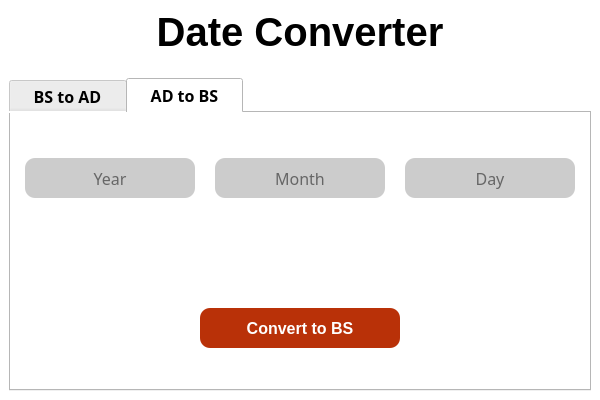
<?xml version="1.0" encoding="UTF-8"?>
<ui version="4.0">
 <class>MainWindow</class>
 <widget class="QMainWindow" name="MainWindow">
  <property name="geometry">
   <rect>
    <x>0</x>
    <y>0</y>
    <width>600</width>
    <height>400</height>
   </rect>
  </property>
  <property name="sizePolicy">
   <sizepolicy hsizetype="Fixed" vsizetype="Fixed">
    <horstretch>0</horstretch>
    <verstretch>0</verstretch>
   </sizepolicy>
  </property>
  <property name="minimumSize">
   <size>
    <width>600</width>
    <height>400</height>
   </size>
  </property>
  <property name="maximumSize">
   <size>
    <width>600</width>
    <height>400</height>
   </size>
  </property>
  <property name="windowTitle">
   <string>Date Converter</string>
  </property>
  <property name="windowIcon">
   <iconset resource="resources.qrc">
    <normaloff>:/images/date_converter_icon.png</normaloff>:/images/date_converter_icon.png</iconset>
  </property>
  <property name="styleSheet">
   <string notr="true">background-color: rgb(255, 255, 255);</string>
  </property>
  <property name="inputMethodHints">
   <set>Qt::ImhDialableCharactersOnly|Qt::ImhDigitsOnly|Qt::ImhFormattedNumbersOnly|Qt::ImhPreferNumbers</set>
  </property>
  <property name="iconSize">
   <size>
    <width>50</width>
    <height>50</height>
   </size>
  </property>
  <widget class="QWidget" name="centralwidget">
   <layout class="QVBoxLayout" name="verticalLayout_2">
    <item>
     <widget class="QLabel" name="label">
      <property name="font">
       <font>
        <pointsize>30</pointsize>
        <weight>75</weight>
        <bold>true</bold>
       </font>
      </property>
      <property name="styleSheet">
       <string notr="true"/>
      </property>
      <property name="text">
       <string>Date Converter</string>
      </property>
      <property name="alignment">
       <set>Qt::AlignCenter</set>
      </property>
     </widget>
    </item>
    <item>
     <spacer name="verticalSpacer">
      <property name="orientation">
       <enum>Qt::Vertical</enum>
      </property>
      <property name="sizeType">
       <enum>QSizePolicy::Minimum</enum>
      </property>
      <property name="sizeHint" stdset="0">
       <size>
        <width>443</width>
        <height>17</height>
       </size>
      </property>
     </spacer>
    </item>
    <item>
     <widget class="QTabWidget" name="tab_widget">
      <property name="font">
       <font>
        <family>Myanmar Text</family>
        <pointsize>12</pointsize>
        <weight>75</weight>
        <bold>true</bold>
       </font>
      </property>
      <property name="inputMethodHints">
       <set>Qt::ImhDigitsOnly</set>
      </property>
      <property name="tabPosition">
       <enum>QTabWidget::North</enum>
      </property>
      <property name="tabShape">
       <enum>QTabWidget::Rounded</enum>
      </property>
      <property name="currentIndex">
       <number>1</number>
      </property>
      <property name="iconSize">
       <size>
        <width>50</width>
        <height>50</height>
       </size>
      </property>
      <widget class="QWidget" name="bs_to_ad_tab">
       <attribute name="title">
        <string>   BS to AD   </string>
       </attribute>
       <layout class="QVBoxLayout" name="verticalLayout_4">
        <item>
         <layout class="QVBoxLayout" name="verticalLayout_3" stretch="0,0,0">
          <item>
           <layout class="QHBoxLayout" name="horizontalLayout">
            <property name="spacing">
             <number>20</number>
            </property>
            <property name="leftMargin">
             <number>5</number>
            </property>
            <property name="topMargin">
             <number>5</number>
            </property>
            <property name="rightMargin">
             <number>5</number>
            </property>
            <property name="bottomMargin">
             <number>5</number>
            </property>
            <item>
             <widget class="QLineEdit" name="bs_year">
              <property name="minimumSize">
               <size>
                <width>0</width>
                <height>40</height>
               </size>
              </property>
              <property name="font">
               <font>
                <family>Myanmar Text</family>
                <pointsize>12</pointsize>
                <weight>50</weight>
                <bold>false</bold>
               </font>
              </property>
              <property name="styleSheet">
               <string notr="true">background-color: rgb(204, 204, 204);
color: rgb(0, 0, 0);
border-radius:10px;</string>
              </property>
              <property name="inputMethodHints">
               <set>Qt::ImhDigitsOnly</set>
              </property>
              <property name="inputMask">
               <string/>
              </property>
              <property name="maxLength">
               <number>9999</number>
              </property>
              <property name="alignment">
               <set>Qt::AlignCenter</set>
              </property>
              <property name="placeholderText">
               <string>Year</string>
              </property>
              <property name="clearButtonEnabled">
               <bool>true</bool>
              </property>
             </widget>
            </item>
            <item>
             <widget class="QLineEdit" name="bs_month">
              <property name="minimumSize">
               <size>
                <width>0</width>
                <height>40</height>
               </size>
              </property>
              <property name="font">
               <font>
                <family>Myanmar Text</family>
                <pointsize>12</pointsize>
                <weight>50</weight>
                <bold>false</bold>
               </font>
              </property>
              <property name="styleSheet">
               <string notr="true">background-color: rgb(204, 204, 204);
color: rgb(0, 0, 0);
border-radius:10px;</string>
              </property>
              <property name="inputMethodHints">
               <set>Qt::ImhDigitsOnly</set>
              </property>
              <property name="inputMask">
               <string/>
              </property>
              <property name="maxLength">
               <number>12</number>
              </property>
              <property name="alignment">
               <set>Qt::AlignCenter</set>
              </property>
              <property name="placeholderText">
               <string>Month</string>
              </property>
              <property name="clearButtonEnabled">
               <bool>true</bool>
              </property>
             </widget>
            </item>
            <item>
             <widget class="QLineEdit" name="bs_day">
              <property name="minimumSize">
               <size>
                <width>0</width>
                <height>40</height>
               </size>
              </property>
              <property name="font">
               <font>
                <family>Myanmar Text</family>
                <pointsize>12</pointsize>
                <weight>50</weight>
                <bold>false</bold>
               </font>
              </property>
              <property name="styleSheet">
               <string notr="true">background-color: rgb(204, 204, 204);
color: rgb(0, 0, 0);
border-radius:10px;</string>
              </property>
              <property name="inputMethodHints">
               <set>Qt::ImhDigitsOnly</set>
              </property>
              <property name="inputMask">
               <string/>
              </property>
              <property name="maxLength">
               <number>40</number>
              </property>
              <property name="alignment">
               <set>Qt::AlignCenter</set>
              </property>
              <property name="placeholderText">
               <string>Day</string>
              </property>
              <property name="clearButtonEnabled">
               <bool>true</bool>
              </property>
             </widget>
            </item>
           </layout>
          </item>
          <item>
           <spacer name="verticalSpacer_2">
            <property name="orientation">
             <enum>Qt::Vertical</enum>
            </property>
            <property name="sizeType">
             <enum>QSizePolicy::Minimum</enum>
            </property>
            <property name="sizeHint" stdset="0">
             <size>
              <width>20</width>
              <height>68</height>
             </size>
            </property>
           </spacer>
          </item>
          <item>
           <layout class="QHBoxLayout" name="horizontalLayout_2">
            <item>
             <spacer name="horizontalSpacer">
              <property name="orientation">
               <enum>Qt::Horizontal</enum>
              </property>
              <property name="sizeHint" stdset="0">
               <size>
                <width>40</width>
                <height>20</height>
               </size>
              </property>
             </spacer>
            </item>
            <item>
             <widget class="QPushButton" name="convert_to_ad_button">
              <property name="minimumSize">
               <size>
                <width>200</width>
                <height>40</height>
               </size>
              </property>
              <property name="font">
               <font>
                <family>MS Shell Dlg 2</family>
                <pointsize>12</pointsize>
                <weight>75</weight>
                <bold>true</bold>
               </font>
              </property>
              <property name="styleSheet">
               <string notr="true">background-color: rgb(185, 49, 8);
border-radius:10px;
color: rgb(255, 255, 255);</string>
              </property>
              <property name="text">
               <string>Convert to AD</string>
              </property>
             </widget>
            </item>
            <item>
             <spacer name="horizontalSpacer_2">
              <property name="orientation">
               <enum>Qt::Horizontal</enum>
              </property>
              <property name="sizeHint" stdset="0">
               <size>
                <width>40</width>
                <height>20</height>
               </size>
              </property>
             </spacer>
            </item>
           </layout>
          </item>
         </layout>
        </item>
       </layout>
      </widget>
      <widget class="QWidget" name="ad_to_bs_tab">
       <attribute name="title">
        <string>   AD to BS   </string>
       </attribute>
       <layout class="QVBoxLayout" name="verticalLayout">
        <item>
         <layout class="QHBoxLayout" name="horizontalLayout_3">
          <property name="spacing">
           <number>20</number>
          </property>
          <property name="leftMargin">
           <number>5</number>
          </property>
          <property name="topMargin">
           <number>5</number>
          </property>
          <property name="rightMargin">
           <number>5</number>
          </property>
          <property name="bottomMargin">
           <number>5</number>
          </property>
          <item>
           <widget class="QLineEdit" name="ad_year">
            <property name="minimumSize">
             <size>
              <width>0</width>
              <height>40</height>
             </size>
            </property>
            <property name="font">
             <font>
              <family>Myanmar Text</family>
              <pointsize>12</pointsize>
              <weight>50</weight>
              <bold>false</bold>
             </font>
            </property>
            <property name="styleSheet">
             <string notr="true">background-color: rgb(204, 204, 204);
color: rgb(0, 0, 0);
border-radius:10px;</string>
            </property>
            <property name="inputMethodHints">
             <set>Qt::ImhDialableCharactersOnly|Qt::ImhDigitsOnly|Qt::ImhFormattedNumbersOnly</set>
            </property>
            <property name="inputMask">
             <string/>
            </property>
            <property name="maxLength">
             <number>9999</number>
            </property>
            <property name="alignment">
             <set>Qt::AlignCenter</set>
            </property>
            <property name="placeholderText">
             <string>Year</string>
            </property>
            <property name="clearButtonEnabled">
             <bool>true</bool>
            </property>
           </widget>
          </item>
          <item>
           <widget class="QLineEdit" name="ad_month">
            <property name="minimumSize">
             <size>
              <width>0</width>
              <height>40</height>
             </size>
            </property>
            <property name="font">
             <font>
              <family>Myanmar Text</family>
              <pointsize>12</pointsize>
              <weight>50</weight>
              <bold>false</bold>
             </font>
            </property>
            <property name="styleSheet">
             <string notr="true">background-color: rgb(204, 204, 204);
color: rgb(0, 0, 0);
border-radius:10px;</string>
            </property>
            <property name="inputMethodHints">
             <set>Qt::ImhDigitsOnly</set>
            </property>
            <property name="inputMask">
             <string/>
            </property>
            <property name="maxLength">
             <number>12</number>
            </property>
            <property name="alignment">
             <set>Qt::AlignCenter</set>
            </property>
            <property name="placeholderText">
             <string>Month</string>
            </property>
            <property name="clearButtonEnabled">
             <bool>true</bool>
            </property>
           </widget>
          </item>
          <item>
           <widget class="QLineEdit" name="ad_day">
            <property name="minimumSize">
             <size>
              <width>0</width>
              <height>40</height>
             </size>
            </property>
            <property name="font">
             <font>
              <family>Myanmar Text</family>
              <pointsize>12</pointsize>
              <weight>50</weight>
              <bold>false</bold>
             </font>
            </property>
            <property name="styleSheet">
             <string notr="true">background-color: rgb(204, 204, 204);
color: rgb(0, 0, 0);
border-radius:10px;</string>
            </property>
            <property name="inputMethodHints">
             <set>Qt::ImhDigitsOnly</set>
            </property>
            <property name="inputMask">
             <string/>
            </property>
            <property name="maxLength">
             <number>40</number>
            </property>
            <property name="alignment">
             <set>Qt::AlignCenter</set>
            </property>
            <property name="placeholderText">
             <string>Day</string>
            </property>
            <property name="clearButtonEnabled">
             <bool>true</bool>
            </property>
           </widget>
          </item>
         </layout>
        </item>
        <item>
         <spacer name="verticalSpacer_3">
          <property name="orientation">
           <enum>Qt::Vertical</enum>
          </property>
          <property name="sizeType">
           <enum>QSizePolicy::Minimum</enum>
          </property>
          <property name="sizeHint" stdset="0">
           <size>
            <width>20</width>
            <height>68</height>
           </size>
          </property>
         </spacer>
        </item>
        <item>
         <layout class="QHBoxLayout" name="horizontalLayout_4">
          <item>
           <spacer name="horizontalSpacer_3">
            <property name="orientation">
             <enum>Qt::Horizontal</enum>
            </property>
            <property name="sizeHint" stdset="0">
             <size>
              <width>40</width>
              <height>20</height>
             </size>
            </property>
           </spacer>
          </item>
          <item>
           <widget class="QPushButton" name="convert_to_bs_button">
            <property name="minimumSize">
             <size>
              <width>200</width>
              <height>40</height>
             </size>
            </property>
            <property name="font">
             <font>
              <family>MS Shell Dlg 2</family>
              <pointsize>12</pointsize>
              <weight>75</weight>
              <bold>true</bold>
             </font>
            </property>
            <property name="styleSheet">
             <string notr="true">background-color: rgb(185, 49, 8);
border-radius:10px;
color: rgb(255, 255, 255);</string>
            </property>
            <property name="text">
             <string>Convert to BS</string>
            </property>
            <property name="shortcut">
             <string>Return, Enter</string>
            </property>
           </widget>
          </item>
          <item>
           <spacer name="horizontalSpacer_4">
            <property name="orientation">
             <enum>Qt::Horizontal</enum>
            </property>
            <property name="sizeHint" stdset="0">
             <size>
              <width>40</width>
              <height>20</height>
             </size>
            </property>
           </spacer>
          </item>
         </layout>
        </item>
       </layout>
      </widget>
     </widget>
    </item>
   </layout>
  </widget>
 </widget>
 <resources>
  <include location="resources.qrc"/>
 </resources>
 <connections/>
</ui>
